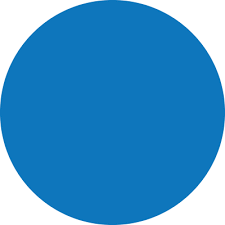
%> input picture Code/slike/full_circle.png, 225 x 225 px
$ octave Smoothing_model.m   (GNU Octave 9; MATLAB toolbox functions it lacks are replaced by stand-ins)
%> lines starting %> are read from the running program, lines starting %| are printed output that depends on the picture; in (x1, y1, x2, y2) boxes, pixels count from 0 and x2, y2 are one past the last pixel; in counts of white or black regions, pixels touching at a corner belong together; the program's own positions count from 1

# --- slike ---

im_1 = [0.1 0.1 0.1 0.1 0.1 0.1 0.1 0.1 0.1 0.1;
0.1 0.1 0.1 0.1 0.1 0.1 0.1 0.1 0.1 0.1;
0.1 0.1 0.1 0.1 0.1 0.1 0.1 0.1 0.1 0.1;
0.1 0.1 0.1 0.1 0.6 0.6 0.6 0.6 0.6 0.6;
0.1 0.1 0.1 0.1 0.6 0.6 0.6 0.6 0.6 0.6;
0.1 0.1 0.1 0.1 0.6 0.6 0.6 0.6 0.6 0.6;
0.1 0.6 0.6 0.6 0.6 0.6 0.6 0.6 0.1 0.1;
0.6 0.6 0.6 0.6 0.6 0.6 0.6 0.6 0.1 0.1;
0.6 0.6 0.6 0.6 0.6 0.6 0.1 0.1 0.1 0.1;
0.6 0.6 0.6 0.6 0.6 0.1 0.1 0.1 0.1 0.1] + 0.1;
#im_1 = im_1(6:10, 4:7);

im_3 = imread('slike/full_circle.png');
%> im_3: size 225x225 uint8; min 0, max 34, mean 0.5
im_3 = double(im_3);
%> im_3: size 225x225 double
im_3 = im2bw(im_3, 0.99);
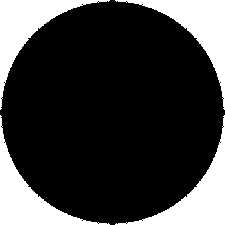
%> im_3: size 225x225 logical; 23.3% white; 4 white regions, box (x1, y1, x2, y2) and area: (0, 0, 110, 110) 2948, (115, 0, 225, 110) 2948, (0, 115, 110, 225) 2948, (115, 115, 225, 225) 2948
im_3 = im_3(1:120, 1.:120);
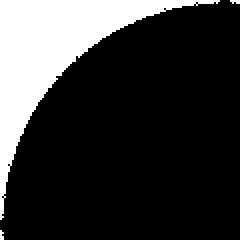
%> im_3: size 120x120 logical (shown 2 times larger); 20.6% white; 3 white regions (2 under 20 px), largest, box (x1, y1, x2, y2) and area: (0, 0, 110, 110) 2948
# im_3 = im_3(5:10, 70:80);
# im_3 = im_3(215:225, 145:150);

im_4 = imread('slike/zebra.png');
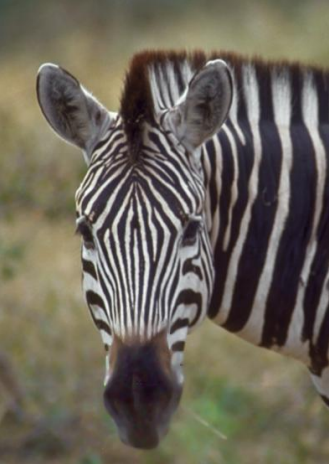
%> input picture Code/slike/zebra.png, 329 x 464 px
%> im_4 is the input picture: size 464x329x3 uint8; mean R, G, B 107.7, 101.6, 89.4
#im_4 = im_4(1:464, 1:329); # 10 sec
#im_4 = im_4(200:300, 200:300); # 5 sec - Zebra iz predstavitve
im_4 = im_4(260:270, 200:220); # 10 sec

im_5 = imread('slike/Rachel.png');
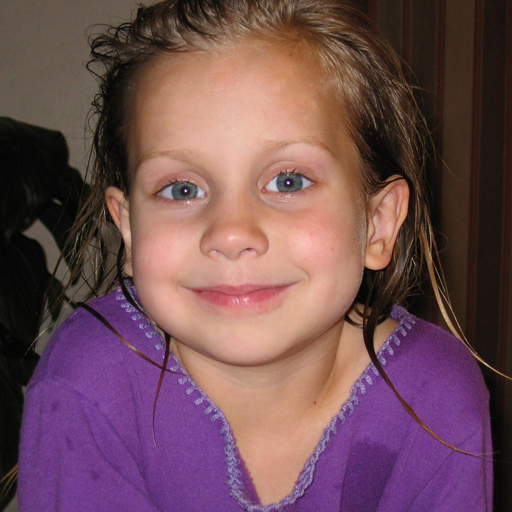
%> input picture Code/slike/Rachel.png, 512 x 512 px
%> im_5 is the input picture: size 512x512x3 uint8; mean R, G, B 112.8, 78.2, 84.9
im_5 = im_5(1:512, 1:512);
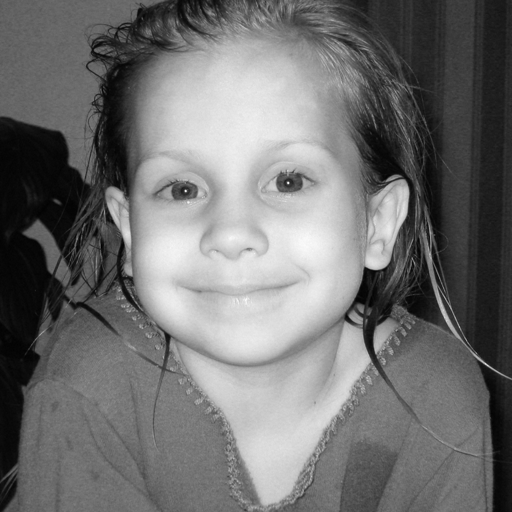
%> im_5: size 512x512 uint8; min 0, max 251, mean 112.8

im_org = im_4;

# --- Testing ---

if max(max(im_org)) > 150
  mini = 0;
  maxi = 255;
else
  mini = 0;
  maxi = 1;
endif

visual = 1;
time = 1;

# --- init 1 ---

magfactorx = 2;
magfactory = 2;

im_org = double(im_org);
[im_hight, im_width, _] = size(im_org);
%> im_hight = 11; im_width = 21; _ = 1

magimageheight = floor(im_hight*magfactory);
%> magimageheight = 22
magimagewidth = floor(im_width*magfactorx);
%> magimagewidth = 42
im_mag = imresize(im_org, [magimageheight, magimagewidth], "bilinear");
im_bicubic = double(im_mag);

# Colors to gray

if ndims(im_mag) == 3
  im_mag = rgb2gray(im_mag);
  disp('Job done: piksel to gray');
end

# -------- metoda ----------
# ---- SMOOTHTING MODEL ----
# --------------------------

tic;

[height, width, _] = size(im_mag);
%> height = 22; width = 42
correction = zeros(height, width);
curvature = zeros(height, width);
mask = ones(height, width);
mask(1 : height - 1, 1 : width - 1) = 0;

convergence = 0;

while range(range(mask)) > 0 # convergence < 2

  convergence += 1;
  fprintf('Round: %i \n', convergence);

  # Izračun odvodov

  [Fx,Fy] = gradient(im_mag);
  [Fxy, Fyy] = gradient(Fy);
  Fxx = gradient(Fx);

  # ------------------------------
  # ------- SMOOTHING ------------
  # --- correction calculation ---
  # ------------------------------

  for i = 1 : width
    for j = 1 : height

      if mask(j, i) < 1

          #odvodi
          dx = Fx(j, i);
          dy = Fy(j, i);
          dxx = Fxx(j, i);
          dxy = Fxy(j, i);
          dyy = Fyy(j, i);

          # Izračun popravka

          imenovalec = dx*dx*dyy - 2*dx*dy*dxy + dy*dy*dxx;
          stevec = dx*dx + dy*dy;

          correction(j, i) = 0;
          if stevec != 0;
            correction(j, i) = imenovalec/stevec;
            curvature = imenovalec/sqrt(stevec^3);

          endif

          # --- Infection mask ---

          # treshold za ukrivljenost
          # Op: Bi bilo bolje, da ga merim brez grad. mag. (linearnost)
          # Op: Okno mora biti večje od jaggies > Kaj je s tem?
          # > Kaj zajame curvature - je dovolj veliko okno?

%> (the run ends here)
